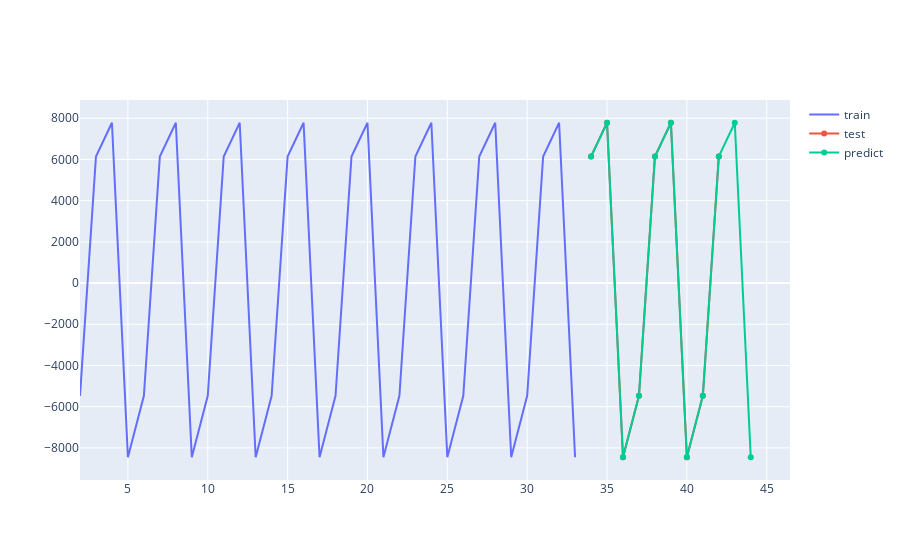

Notebook code for this chart:
### Code cell
predict_s_tbs = res_s_tbs.get_forecast(len(test_se)).summary_frame()['mean']

fig = go.Figure()
fig.add_traces(go.Scatter(x=train.index, y=train_se, name='train'))
fig.add_traces(go.Scatter(x=test.index, y=test_se, name = 'test'))
fig.add_traces(go.Scatter(x=predict_s_tbs.index, y=predict_s_tbs, name = 'predict'))
fig.show()

rmse = np.sqrt(mean_squared_error(test_se, predict_s_tbs))
print('RMSE:%.3f' % (rmse))

### Figure 1 — Plotly figure (JSON) as saved in the notebook; plotly's stock layout.template omitted (floating-point values rounded to 4 significant figures)
{"data": [{"name": "train", "type": "scatter", "x": [2, 3, 4, 5, 6, 7, 8, 9, 10, 11, 12, 13, 14, 15, 16, 17, 18, 19, 20, 21, 22, 23, 24, 25, 26, 27, 28, 29, 30, 31, 32, 33], "y": [-5470.0, 6142.0, 7781.0, -8452.0, -5470.0, 6142.0, 7781.0, -8452.0, -5470.0, 6142.0, 7781.0, -8452.0, -5470.0, 6142.0, 7781.0, -8452.0, -5470.0, 6142.0, 7781.0, -8452.0, -5470.0, 6142.0, 7781.0, -8452.0, -5470.0, 6142.0, 7781.0, -8452.0, -5470.0, 6142.0, 7781.0, -8452.0, -5470.0]}, {"name": "test", "type": "scatter", "x": [34, 35, 36, 37, 38, 39, 40, 41, 42], "y": [6142.0, 7781.0, -8452.0, -5470.0, 6142.0, 7781.0, -8452.0, -5470.0, 6142.0, 7781.0, -8452.0]}, {"name": "predict", "type": "scatter", "x": [34, 35, 36, 37, 38, 39, 40, 41, 42, 43, 44], "y": [6142.0, 7781.0, -8452.0, -5470.0, 6142.0, 7781.0, -8452.0, -5470.0, 6142.0, 7781.0, -8452.0]}], "layout": {"autosize": true, "xaxis": {"autorange": true, "range": [2, 46.36], "type": "linear"}, "yaxis": {"autorange": true, "range": [-9641.0, 8970.0], "type": "linear"}}}
